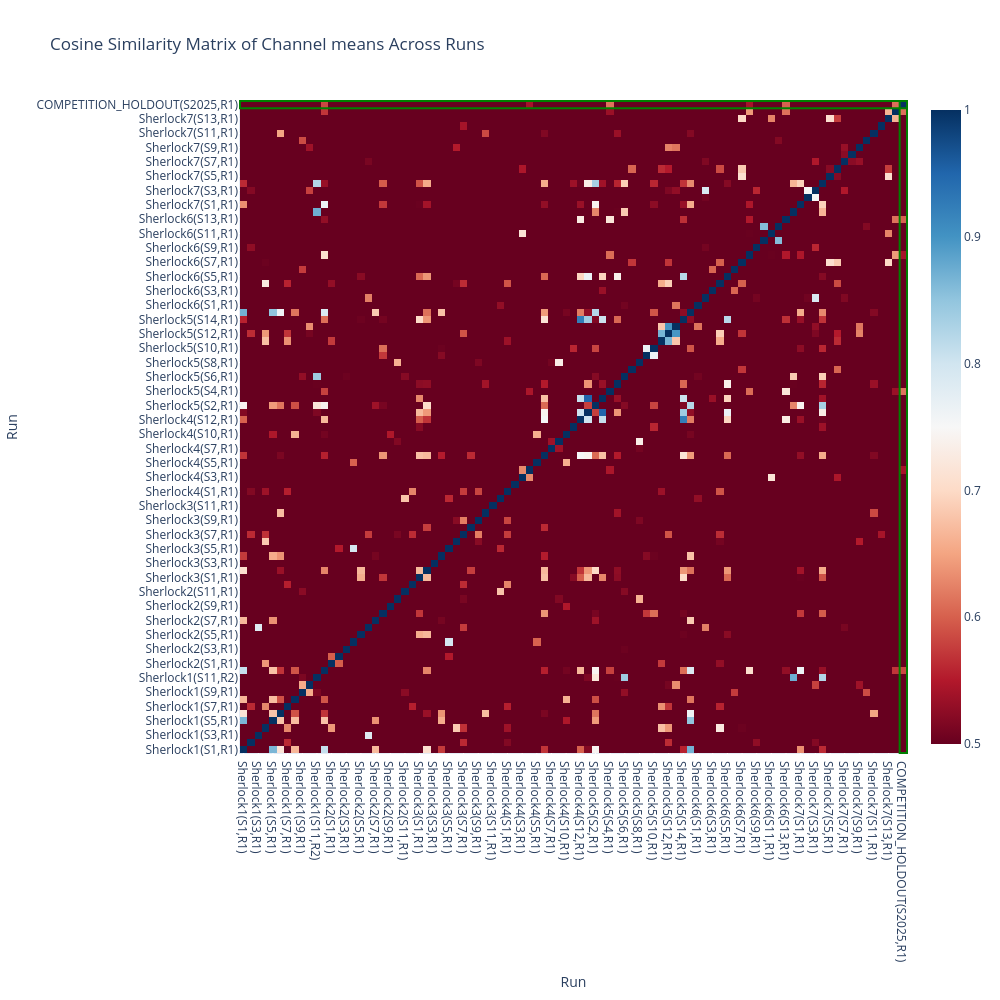
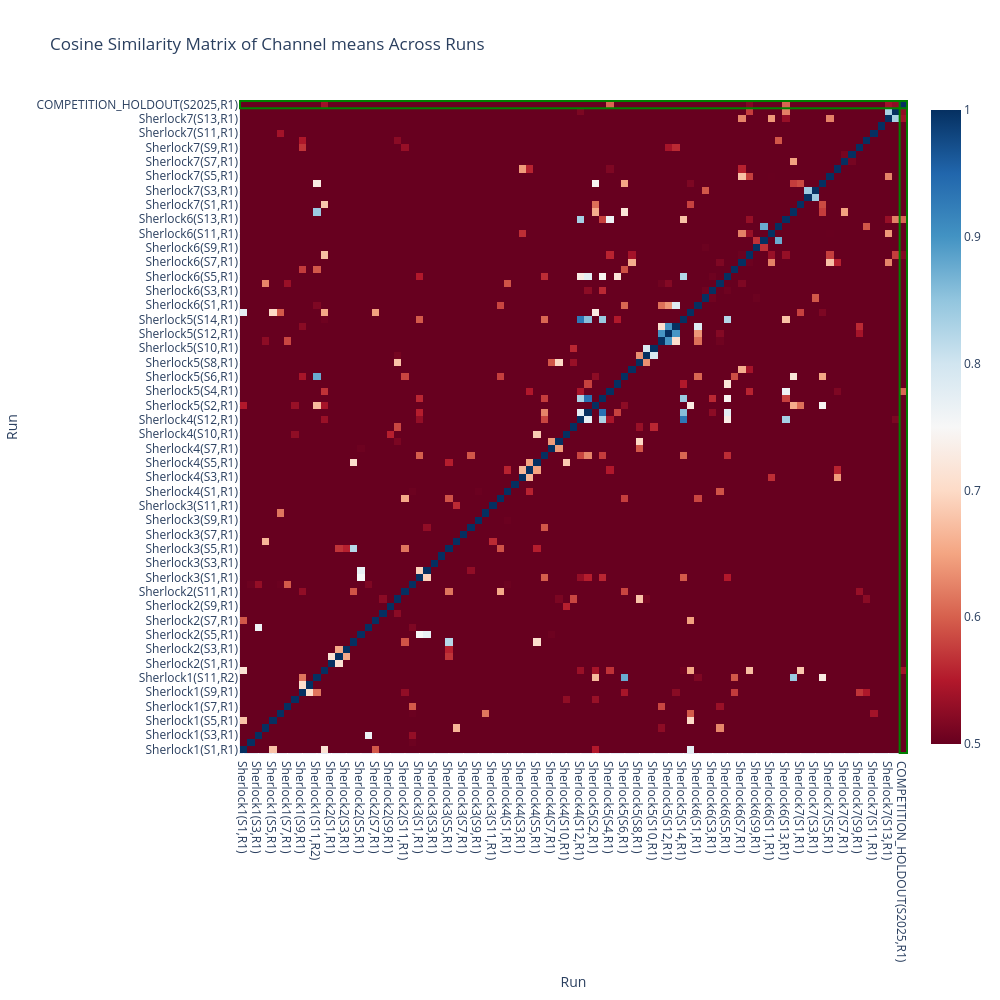

Notebook code for these charts, in order:
### Markdown cell above
### Cosine Similarity Plot

### Code cell
from sklearn.metrics.pairwise import cosine_similarity
import plotly.graph_objects as go

def plot_similarity_matrix(vecs, using):
    # Compute cosine similarity matrix
    if using == "means":
        vectors = np.array([vecs[key][:306] for key in RUN_KEYS])  # use means only
    elif using == "stds":
        vectors = np.array([vecs[key][306:] for key in RUN_KEYS])  # use stds only
    else:  # using == "stats"
        vectors = np.array([vecs[key] for key in RUN_KEYS])  # use both

    # Normalize vectors, preventing numerical issues
    vectors *= 1.0 / np.linalg.norm(vectors, axis=1, keepdims=True)

    similarity_matrix = cosine_similarity(vectors)

    # Create hover text with run key details
    hover_text = [f"{key[2]}(S{key[1]},R{key[3]})" for key in RUN_KEYS]

    # Identify indices where run == '2'
    highlight_indices = [i for i, key in enumerate(RUN_KEYS) if key[1] == '2025']

    # Create a copy of the similarity matrix for visualization
    fig = go.Figure(data=go.Heatmap(
        z=similarity_matrix,
        x=hover_text,
        y=hover_text,
        colorscale='RdBu',
        zmin=0.5,
        zmax=1,
        hovertemplate='<b>%{y}</b> vs <b>%{x}</b><br>Similarity: %{z:.4f}<extra></extra>'
    ))

    # Add rectangles to highlight rows and columns where key[3] == '2'
    for idx in highlight_indices:
        # Highlight row
        fig.add_shape(type="rect", x0=-0.5, x1=len(RUN_KEYS)-0.5, y0=idx-0.5, y1=idx+0.5,
                    line=dict(color="green", width=2))
        # Highlight column
        fig.add_shape(type="rect", x0=idx-0.5, x1=idx+0.5, y0=-0.5, y1=len(RUN_KEYS)-0.5,
                    line=dict(color="green", width=2))

    fig.update_layout(
        title=f'Cosine Similarity Matrix of Channel {using} Across Runs',
        xaxis_title='Run',
        yaxis_title='Run',
        height=1000,
        width=1000,
    )

    fig.show()

plot_similarity_matrix(ds_vecs, using="means")
plot_similarity_matrix(ds_vecs_post_std, using="means")

### Figure 1 — Plotly figure (JSON) as saved in the notebook; plotly's stock layout.template omitted (floating-point values rounded to 4 significant figures; data arrays with more than 128 entries replaced by an {"elided": "..."} marker saying what was removed)
{"data": [{"colorscale": [[0, "rgb(103,0,31)"], [0.1, "rgb(178,24,43)"], [0.2, "rgb(214,96,77)"], [0.3, "rgb(244,165,130)"], [0.4, "rgb(253,219,199)"], [0.5, "rgb(247,247,247)"], [0.6, "rgb(209,229,240)"], [0.7, "rgb(146,197,222)"], [0.8, "rgb(67,147,195)"], [0.9, "rgb(33,102,172)"], [1, "rgb(5,48,97)"]], "hovertemplate": "<b>%{y}</b> vs <b>%{x}</b><br>Similarity: %{z:.4f}<extra></extra>", "type": "heatmap", "x": ["Sherlock1(S1,R1)", "Sherlock1(S2,R1)", "Sherlock1(S3,R1)", "Sherlock1(S4,R1)", "Sherlock1(S5,R1)", "Sherlock1(S6,R1)", "Sherlock1(S7,R1)", "Sherlock1(S8,R1)", "Sherlock1(S9,R1)", "Sherlock1(S10,R1)", "Sherlock1(S11,R2)", "Sherlock1(S12,R2)", "Sherlock2(S1,R1)", "Sherlock2(S2,R1)", "Sherlock2(S3,R1)", "Sherlock2(S4,R1)", "Sherlock2(S5,R1)", "Sherlock2(S6,R1)", "Sherlock2(S7,R1)", "Sherlock2(S8,R1)", "Sherlock2(S9,R1)", "Sherlock2(S10,R1)", "Sherlock2(S11,R1)", "Sherlock2(S12,R1)", "Sherlock3(S1,R1)", "Sherlock3(S2,R1)", "Sherlock3(S3,R1)", "Sherlock3(S4,R1)", "Sherlock3(S5,R1)", "Sherlock3(S6,R1)", "Sherlock3(S7,R1)", "Sherlock3(S8,R1)", "Sherlock3(S9,R1)", "Sherlock3(S10,R1)", "Sherlock3(S11,R1)", "Sherlock3(S12,R1)", "Sherlock4(S1,R1)", "Sherlock4(S2,R1)", "Sherlock4(S3,R1)", "Sherlock4(S4,R1)", "Sherlock4(S5,R1)", "Sherlock4(S6,R1)", "Sherlock4(S7,R1)", "Sherlock4(S9,R1)", "Sherlock4(S10,R1)", "Sherlock4(S11,R1)", "Sherlock4(S12,R1)", "Sherlock5(S1,R1)", "Sherlock5(S2,R1)", "Sherlock5(S3,R1)", "Sherlock5(S4,R1)", "Sherlock5(S5,R1)", "Sherlock5(S6,R1)", "Sherlock5(S7,R1)", "Sherlock5(S8,R1)", "Sherlock5(S9,R1)", "Sherlock5(S10,R1)", "Sherlock5(S11,R1)", "Sherlock5(S12,R1)", "Sherlock5(S13,R1)", "Sherlock5(S14,R1)", "Sherlock5(S15,R1)", "Sherlock6(S1,R1)", "Sherlock6(S2,R1)", "Sherlock6(S3,R1)", "Sherlock6(S4,R1)", "Sherlock6(S5,R1)", "Sherlock6(S6,R1)", "Sherlock6(S7,R1)", "Sherlock6(S8,R1)", "Sherlock6(S9,R1)", "Sherlock6(S10,R1)", "Sherlock6(S11,R1)", "Sherlock6(S12,R1)", "Sherlock6(S13,R1)", "Sherlock6(S14,R1)", "Sherlock7(S1,R1)", "Sherlock7(S2,R1)", "Sherlock7(S3,R1)", "Sherlock7(S4,R1)", "Sherlock7(S5,R1)", "Sherlock7(S6,R1)", "Sherlock7(S7,R1)", "Sherlock7(S8,R1)", "Sherlock7(S9,R1)", "Sherlock7(S10,R1)", "Sherlock7(S11,R1)", "Sherlock7(S12,R1)", "Sherlock7(S13,R1)", "Sherlock7(S14,R1)", "COMPETITION_HOLDOUT(S2025,R1)"], "y": ["Sherlock1(S1,R1)", "Sherlock1(S2,R1)", "Sherlock1(S3,R1)", "Sherlock1(S4,R1)", "Sherlock1(S5,R1)", "Sherlock1(S6,R1)", "Sherlock1(S7,R1)", "Sherlock1(S8,R1)", "Sherlock1(S9,R1)", "Sherlock1(S10,R1)", "Sherlock1(S11,R2)", "Sherlock1(S12,R2)", "Sherlock2(S1,R1)", "Sherlock2(S2,R1)", "Sherlock2(S3,R1)", "Sherlock2(S4,R1)", "Sherlock2(S5,R1)", "Sherlock2(S6,R1)", "Sherlock2(S7,R1)", "Sherlock2(S8,R1)", "Sherlock2(S9,R1)", "Sherlock2(S10,R1)", "Sherlock2(S11,R1)", "Sherlock2(S12,R1)", "Sherlock3(S1,R1)", "Sherlock3(S2,R1)", "Sherlock3(S3,R1)", "Sherlock3(S4,R1)", "Sherlock3(S5,R1)", "Sherlock3(S6,R1)", "Sherlock3(S7,R1)", "Sherlock3(S8,R1)", "Sherlock3(S9,R1)", "Sherlock3(S10,R1)", "Sherlock3(S11,R1)", "Sherlock3(S12,R1)", "Sherlock4(S1,R1)", "Sherlock4(S2,R1)", "Sherlock4(S3,R1)", "Sherlock4(S4,R1)", "Sherlock4(S5,R1)", "Sherlock4(S6,R1)", "Sherlock4(S7,R1)", "Sherlock4(S9,R1)", "Sherlock4(S10,R1)", "Sherlock4(S11,R1)", "Sherlock4(S12,R1)", "Sherlock5(S1,R1)", "Sherlock5(S2,R1)", "Sherlock5(S3,R1)", "Sherlock5(S4,R1)", "Sherlock5(S5,R1)", "Sherlock5(S6,R1)", "Sherlock5(S7,R1)", "Sherlock5(S8,R1)", "Sherlock5(S9,R1)", "Sherlock5(S10,R1)", "Sherlock5(S11,R1)", "Sherlock5(S12,R1)", "Sherlock5(S13,R1)", "Sherlock5(S14,R1)", "Sherlock5(S15,R1)", "Sherlock6(S1,R1)", "Sherlock6(S2,R1)", "Sherlock6(S3,R1)", "Sherlock6(S4,R1)", "Sherlock6(S5,R1)", "Sherlock6(S6,R1)", "Sherlock6(S7,R1)", "Sherlock6(S8,R1)", "Sherlock6(S9,R1)", "Sherlock6(S10,R1)", "Sherlock6(S11,R1)", "Sherlock6(S12,R1)", "Sherlock6(S13,R1)", "Sherlock6(S14,R1)", "Sherlock7(S1,R1)", "Sherlock7(S2,R1)", "Sherlock7(S3,R1)", "Sherlock7(S4,R1)", "Sherlock7(S5,R1)", "Sherlock7(S6,R1)", "Sherlock7(S7,R1)", "Sherlock7(S8,R1)", "Sherlock7(S9,R1)", "Sherlock7(S10,R1)", "Sherlock7(S11,R1)", "Sherlock7(S12,R1)", "Sherlock7(S13,R1)", "Sherlock7(S14,R1)", "COMPETITION_HOLDOUT(S2025,R1)"], "z": {"elided": "91x91 float values"}, "zmax": 1, "zmin": 0.5}], "layout": {"height": 1000, "shapes": [{"line": {"color": "green", "width": 2}, "type": "rect", "x0": -0.5, "x1": 90.5, "y0": 89.5, "y1": 90.5}, {"line": {"color": "green", "width": 2}, "type": "rect", "x0": 89.5, "x1": 90.5, "y0": -0.5, "y1": 90.5}], "title": {"text": "Cosine Similarity Matrix of Channel means Across Runs"}, "width": 1000, "xaxis": {"title": {"text": "Run"}}, "yaxis": {"title": {"text": "Run"}}}}

### Figure 2 — Plotly figure (JSON) as saved in the notebook; plotly's stock layout.template omitted (floating-point values rounded to 4 significant figures; data arrays with more than 128 entries replaced by an {"elided": "..."} marker saying what was removed)
{"data": [{"colorscale": [[0, "rgb(103,0,31)"], [0.1, "rgb(178,24,43)"], [0.2, "rgb(214,96,77)"], [0.3, "rgb(244,165,130)"], [0.4, "rgb(253,219,199)"], [0.5, "rgb(247,247,247)"], [0.6, "rgb(209,229,240)"], [0.7, "rgb(146,197,222)"], [0.8, "rgb(67,147,195)"], [0.9, "rgb(33,102,172)"], [1, "rgb(5,48,97)"]], "hovertemplate": "<b>%{y}</b> vs <b>%{x}</b><br>Similarity: %{z:.4f}<extra></extra>", "type": "heatmap", "x": ["Sherlock1(S1,R1)", "Sherlock1(S2,R1)", "Sherlock1(S3,R1)", "Sherlock1(S4,R1)", "Sherlock1(S5,R1)", "Sherlock1(S6,R1)", "Sherlock1(S7,R1)", "Sherlock1(S8,R1)", "Sherlock1(S9,R1)", "Sherlock1(S10,R1)", "Sherlock1(S11,R2)", "Sherlock1(S12,R2)", "Sherlock2(S1,R1)", "Sherlock2(S2,R1)", "Sherlock2(S3,R1)", "Sherlock2(S4,R1)", "Sherlock2(S5,R1)", "Sherlock2(S6,R1)", "Sherlock2(S7,R1)", "Sherlock2(S8,R1)", "Sherlock2(S9,R1)", "Sherlock2(S10,R1)", "Sherlock2(S11,R1)", "Sherlock2(S12,R1)", "Sherlock3(S1,R1)", "Sherlock3(S2,R1)", "Sherlock3(S3,R1)", "Sherlock3(S4,R1)", "Sherlock3(S5,R1)", "Sherlock3(S6,R1)", "Sherlock3(S7,R1)", "Sherlock3(S8,R1)", "Sherlock3(S9,R1)", "Sherlock3(S10,R1)", "Sherlock3(S11,R1)", "Sherlock3(S12,R1)", "Sherlock4(S1,R1)", "Sherlock4(S2,R1)", "Sherlock4(S3,R1)", "Sherlock4(S4,R1)", "Sherlock4(S5,R1)", "Sherlock4(S6,R1)", "Sherlock4(S7,R1)", "Sherlock4(S9,R1)", "Sherlock4(S10,R1)", "Sherlock4(S11,R1)", "Sherlock4(S12,R1)", "Sherlock5(S1,R1)", "Sherlock5(S2,R1)", "Sherlock5(S3,R1)", "Sherlock5(S4,R1)", "Sherlock5(S5,R1)", "Sherlock5(S6,R1)", "Sherlock5(S7,R1)", "Sherlock5(S8,R1)", "Sherlock5(S9,R1)", "Sherlock5(S10,R1)", "Sherlock5(S11,R1)", "Sherlock5(S12,R1)", "Sherlock5(S13,R1)", "Sherlock5(S14,R1)", "Sherlock5(S15,R1)", "Sherlock6(S1,R1)", "Sherlock6(S2,R1)", "Sherlock6(S3,R1)", "Sherlock6(S4,R1)", "Sherlock6(S5,R1)", "Sherlock6(S6,R1)", "Sherlock6(S7,R1)", "Sherlock6(S8,R1)", "Sherlock6(S9,R1)", "Sherlock6(S10,R1)", "Sherlock6(S11,R1)", "Sherlock6(S12,R1)", "Sherlock6(S13,R1)", "Sherlock6(S14,R1)", "Sherlock7(S1,R1)", "Sherlock7(S2,R1)", "Sherlock7(S3,R1)", "Sherlock7(S4,R1)", "Sherlock7(S5,R1)", "Sherlock7(S6,R1)", "Sherlock7(S7,R1)", "Sherlock7(S8,R1)", "Sherlock7(S9,R1)", "Sherlock7(S10,R1)", "Sherlock7(S11,R1)", "Sherlock7(S12,R1)", "Sherlock7(S13,R1)", "Sherlock7(S14,R1)", "COMPETITION_HOLDOUT(S2025,R1)"], "y": ["Sherlock1(S1,R1)", "Sherlock1(S2,R1)", "Sherlock1(S3,R1)", "Sherlock1(S4,R1)", "Sherlock1(S5,R1)", "Sherlock1(S6,R1)", "Sherlock1(S7,R1)", "Sherlock1(S8,R1)", "Sherlock1(S9,R1)", "Sherlock1(S10,R1)", "Sherlock1(S11,R2)", "Sherlock1(S12,R2)", "Sherlock2(S1,R1)", "Sherlock2(S2,R1)", "Sherlock2(S3,R1)", "Sherlock2(S4,R1)", "Sherlock2(S5,R1)", "Sherlock2(S6,R1)", "Sherlock2(S7,R1)", "Sherlock2(S8,R1)", "Sherlock2(S9,R1)", "Sherlock2(S10,R1)", "Sherlock2(S11,R1)", "Sherlock2(S12,R1)", "Sherlock3(S1,R1)", "Sherlock3(S2,R1)", "Sherlock3(S3,R1)", "Sherlock3(S4,R1)", "Sherlock3(S5,R1)", "Sherlock3(S6,R1)", "Sherlock3(S7,R1)", "Sherlock3(S8,R1)", "Sherlock3(S9,R1)", "Sherlock3(S10,R1)", "Sherlock3(S11,R1)", "Sherlock3(S12,R1)", "Sherlock4(S1,R1)", "Sherlock4(S2,R1)", "Sherlock4(S3,R1)", "Sherlock4(S4,R1)", "Sherlock4(S5,R1)", "Sherlock4(S6,R1)", "Sherlock4(S7,R1)", "Sherlock4(S9,R1)", "Sherlock4(S10,R1)", "Sherlock4(S11,R1)", "Sherlock4(S12,R1)", "Sherlock5(S1,R1)", "Sherlock5(S2,R1)", "Sherlock5(S3,R1)", "Sherlock5(S4,R1)", "Sherlock5(S5,R1)", "Sherlock5(S6,R1)", "Sherlock5(S7,R1)", "Sherlock5(S8,R1)", "Sherlock5(S9,R1)", "Sherlock5(S10,R1)", "Sherlock5(S11,R1)", "Sherlock5(S12,R1)", "Sherlock5(S13,R1)", "Sherlock5(S14,R1)", "Sherlock5(S15,R1)", "Sherlock6(S1,R1)", "Sherlock6(S2,R1)", "Sherlock6(S3,R1)", "Sherlock6(S4,R1)", "Sherlock6(S5,R1)", "Sherlock6(S6,R1)", "Sherlock6(S7,R1)", "Sherlock6(S8,R1)", "Sherlock6(S9,R1)", "Sherlock6(S10,R1)", "Sherlock6(S11,R1)", "Sherlock6(S12,R1)", "Sherlock6(S13,R1)", "Sherlock6(S14,R1)", "Sherlock7(S1,R1)", "Sherlock7(S2,R1)", "Sherlock7(S3,R1)", "Sherlock7(S4,R1)", "Sherlock7(S5,R1)", "Sherlock7(S6,R1)", "Sherlock7(S7,R1)", "Sherlock7(S8,R1)", "Sherlock7(S9,R1)", "Sherlock7(S10,R1)", "Sherlock7(S11,R1)", "Sherlock7(S12,R1)", "Sherlock7(S13,R1)", "Sherlock7(S14,R1)", "COMPETITION_HOLDOUT(S2025,R1)"], "z": {"elided": "91x91 float values"}, "zmax": 1, "zmin": 0.5}], "layout": {"height": 1000, "shapes": [{"line": {"color": "green", "width": 2}, "type": "rect", "x0": -0.5, "x1": 90.5, "y0": 89.5, "y1": 90.5}, {"line": {"color": "green", "width": 2}, "type": "rect", "x0": 89.5, "x1": 90.5, "y0": -0.5, "y1": 90.5}], "title": {"text": "Cosine Similarity Matrix of Channel means Across Runs"}, "width": 1000, "xaxis": {"title": {"text": "Run"}}, "yaxis": {"title": {"text": "Run"}}}}
